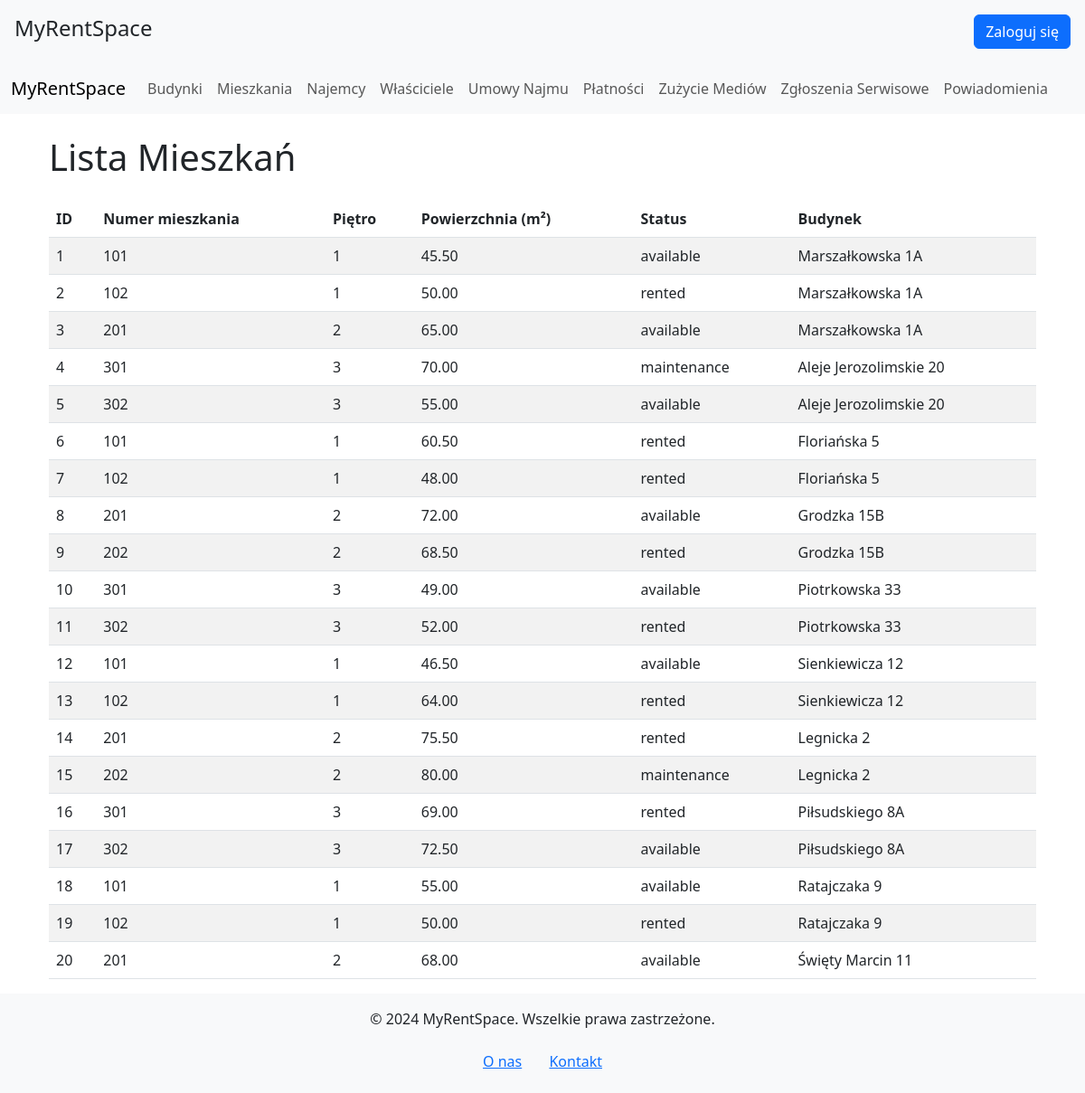
Page /index.php?view=apartments on the committed database.
### tables this page shows
CREATE TABLE `apartments` (
  `id` int(11) NOT NULL,
  `building_id` int(11) NOT NULL,
  `apartment_number` varchar(50) NOT NULL,
  `floor_number` int(11) NOT NULL,
  `size_sqm` decimal(10,2) NOT NULL,
  `status` enum('available','rented','maintenance') NOT NULL
);

CREATE TABLE `buildings` (
  `id` int(11) NOT NULL,
  `location_id` int(11) NOT NULL,
  `street` varchar(255) NOT NULL,
  `building_number` varchar(50) NOT NULL,
  `total_floors` int(11) NOT NULL,
  `common_cost` decimal(10,2) DEFAULT NULL
);

### views/apartments.php (the view)
<?php
include 'config/db.php';
$query = "
    SELECT a.id, a.apartment_number, a.floor_number, a.size_sqm, a.status, b.street, b.building_number
    FROM apartments a
    JOIN buildings b ON a.building_id = b.id
";
$result = $conn->query($query);
?>
<div class="container">
    <h1 class="mb-4">Lista Mieszkań</h1>
    <table class="table table-striped">
        <thead>
        <tr>
            <th>ID</th>
            <th>Numer mieszkania</th>
            <th>Piętro</th>
            <th>Powierzchnia (m²)</th>
            <th>Status</th>
            <th>Budynek</th>
        </tr>
        </thead>
        <tbody>
        <?php
        if ($result->num_rows > 0) {
            while ($row = $result->fetch_assoc()) {
                echo "<tr>
                            <td>{$row['id']}</td>
                            <td>{$row['apartment_number']}</td>
                            <td>{$row['floor_number']}</td>
                            <td>{$row['size_sqm']}</td>
                            <td>{$row['status']}</td>
                            <td>{$row['street']} {$row['building_number']}</td>
                          </tr>";
            }
        } else {
            echo "<tr><td colspan='6' class='text-center'>Brak danych</td></tr>";
        }
        ?>
        </tbody>
    </table>
</div>

### rows in the picture
apartments: id "1", apartment_number "101", floor_number "1", size_sqm "45.50", status "available", building.street "Marszałkowska", building.building_number "1A"
apartments: id "2", apartment_number "102", floor_number "1", size_sqm "50.00", status "rented", building.street "Marszałkowska", building.building_number "1A"
apartments: id "3", apartment_number "201", floor_number "2", size_sqm "65.00", status "available", building.street "Marszałkowska", building.building_number "1A"
apartments: id "4", apartment_number "301", floor_number "3", size_sqm "70.00", status "maintenance", building.street "Aleje Jerozolimskie", building.building_number "20"
apartments: id "5", apartment_number "302", floor_number "3", size_sqm "55.00", status "available", building.street "Aleje Jerozolimskie", building.building_number "20"
apartments: id "6", apartment_number "101", floor_number "1", size_sqm "60.50", status "rented", building.street "Floriańska", building.building_number "5"
apartments: id "7", apartment_number "102", floor_number "1", size_sqm "48.00", status "rented", building.street "Floriańska", building.building_number "5"
apartments: id "8", apartment_number "201", floor_number "2", size_sqm "72.00", status "available", building.street "Grodzka", building.building_number "15B"
apartments: id "9", apartment_number "202", floor_number "2", size_sqm "68.50", status "rented", building.street "Grodzka", building.building_number "15B"
apartments: id "10", apartment_number "301", floor_number "3", size_sqm "49.00", status "available", building.street "Piotrkowska", building.building_number "33"
apartments: id "11", apartment_number "302", floor_number "3", size_sqm "52.00", status "rented", building.street "Piotrkowska", building.building_number "33"
apartments: id "12", apartment_number "101", floor_number "1", size_sqm "46.50", status "available", building.street "Sienkiewicza", building.building_number "12"
apartments: id "13", apartment_number "102", floor_number "1", size_sqm "64.00", status "rented", building.street "Sienkiewicza", building.building_number "12"
apartments: id "14", apartment_number "201", floor_number "2", size_sqm "75.50", status "rented", building.street "Legnicka", building.building_number "2"
apartments: id "15", apartment_number "202", floor_number "2", size_sqm "80.00", status "maintenance", building.street "Legnicka", building.building_number "2"
apartments: id "16", apartment_number "301", floor_number "3", size_sqm "69.00", status "rented", building.street "Piłsudskiego", building.building_number "8A"
apartments: id "17", apartment_number "302", floor_number "3", size_sqm "72.50", status "available", building.street "Piłsudskiego", building.building_number "8A"
apartments: id "18", apartment_number "101", floor_number "1", size_sqm "55.00", status "available", building.street "Ratajczaka", building.building_number "9"
apartments: id "19", apartment_number "102", floor_number "1", size_sqm "50.00", status "rented", building.street "Ratajczaka", building.building_number "9"
apartments: id "20", apartment_number "201", floor_number "2", size_sqm "68.00", status "available", building.street "Święty Marcin", building.building_number "11"
